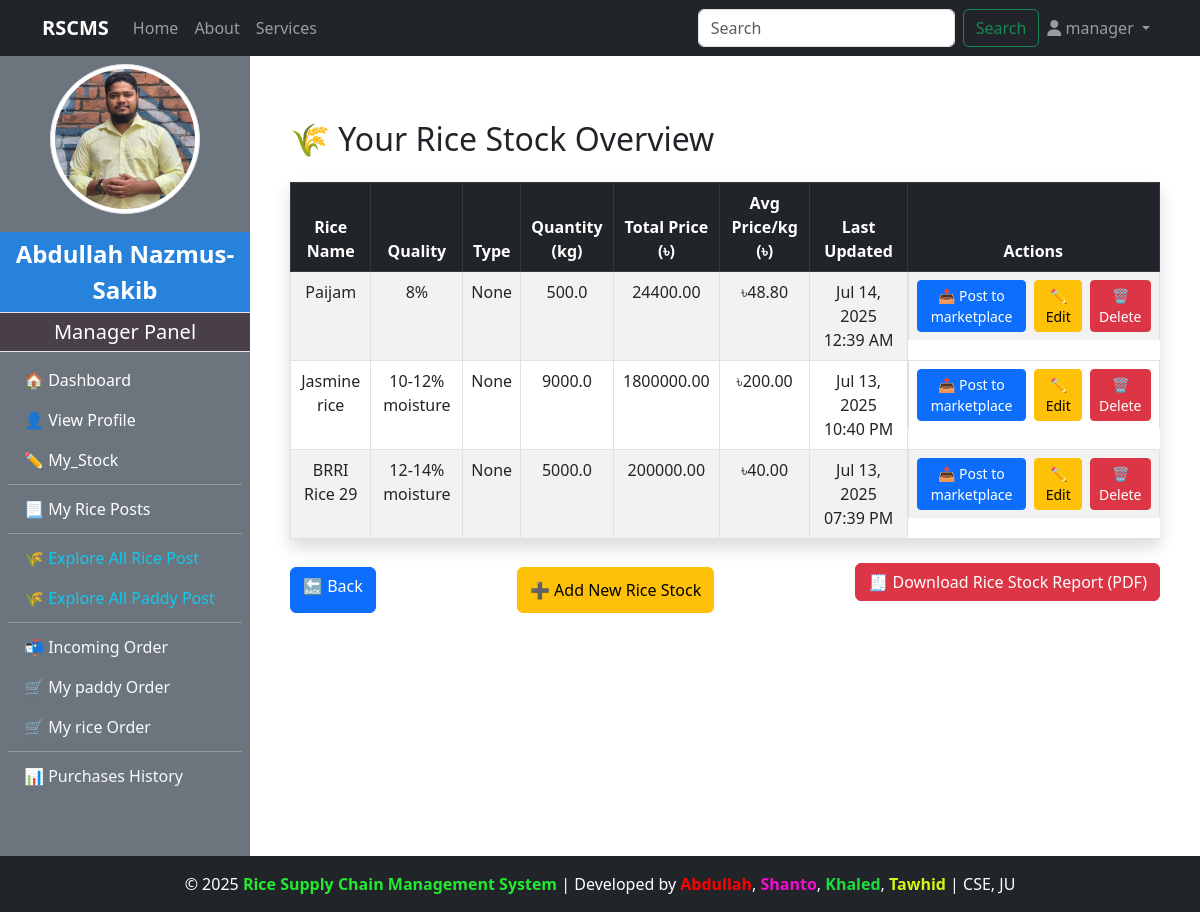
Page /manager/rice_stock_report/ (signed in) on the earlier database version.
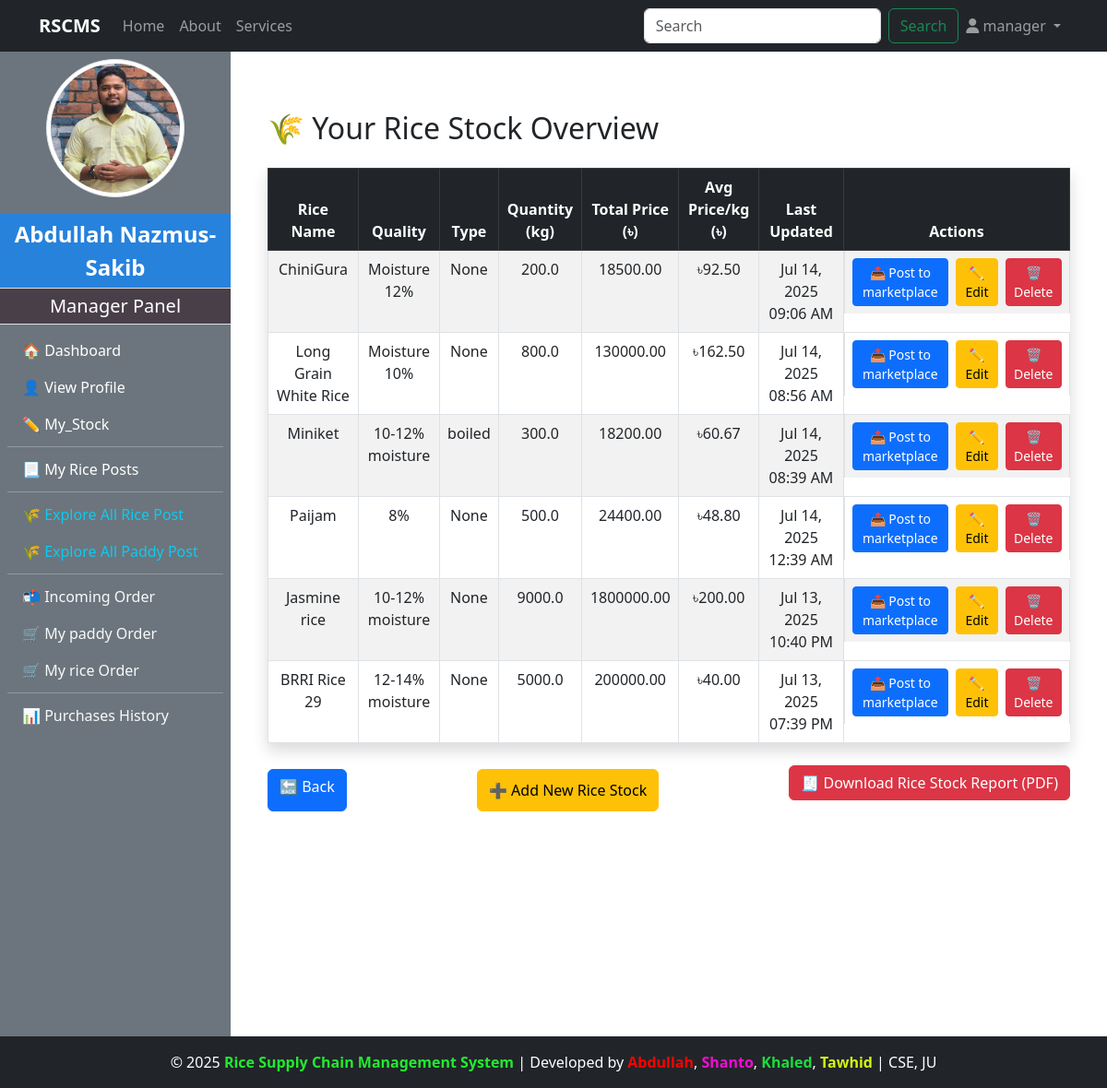
Same page on the later database version.
### manager/models.py (models this page shows, shortened)
class RiceStock(models.Model):
    manager = models.ForeignKey(
        CustomUser,
        on_delete=models.CASCADE,
        limit_choices_to={'role': 'manager'},
        related_name='rice_stock'
    )
    rice_name = models.CharField(max_length=100)
    quality = models.CharField(max_length=100, blank=True, null=True)
    rice_type = models.CharField(max_length=100, blank=True, null=True)
    stock_quantity = models.FloatField(help_text='In kg')
    total_price = models.DecimalField(
        max_digits=10,
        decimal_places=2,
        default=0,
        help_text="Total value of current stock"
    )
    average_price_per_kg = models.DecimalField(
        max_digits=6,
        decimal_places=2,
        default=0.00
    )
    description = models.TextField(blank=True, null=True)
    is_active = models.BooleanField(default=True)
    created_at = models.DateTimeField(auto_now_add=True)
    updated_at = models.DateTimeField(auto_now=True)
    class Meta:
        verbose_name = "Rice Stock"
        verbose_name_plural = "Rice Stocks"

### manager/views.py (the view)
# urls.py: path("rice_stock_report/",views.rice_stock_report,name="rice_stock_report"),
def rice_stock_report(request):
    rice_stocks = RiceStock.objects.filter(manager=request.user).order_by('-updated_at')
    context = {
        'rice_stocks':rice_stocks,
    }
    return render(request, "manager/stock/rice_stock_report.html",context)

### admin_panel/context_processors.py (called while the page is built)
def admin_profile(request):
    if request.user.is_authenticated:
        try:
            admin = AdminProfile.objects.get(user=request.user)
            return {'admin': admin}
        except AdminProfile.DoesNotExist:
            return {}
    return {}

### customer/context_processors.py (called while the page is built)
def customer_profile(request):
    if request.user.is_authenticated:
        try:
            customer = CustomerProfile.objects.get(user=request.user)
            return {'customer': customer}
        except CustomerProfile.DoesNotExist:
            return {}
    return {}

### manager/context_processors.py (called while the page is built)
def manager_profile(request):
    if request.user.is_authenticated:
        try:
            manager = ManagerProfile.objects.get(user=request.user)
            return {'manager': manager}
        except ManagerProfile.DoesNotExist:
            return {}
    return {}

### manager/templates/manager/stock/rice_stock_report.html (shortened to what this page needs)
{% extends "base.html" %}
{% block content %}
<div class="container mt-5">
    <h2 class="mb-4">🌾 Your Rice Stock Overview</h2>
    {% if rice_stocks %}
        <table class="table table-bordered table-hover table-striped shadow">
            <thead class="table-dark text-center">
                <tr>
                    <th>Rice Name</th>
                    <th>Quality</th>
                    <th>Type</th>
                    <th>Quantity (kg)</th>
                    <th>Total Price (৳)</th>
                    <th>Avg Price/kg (৳)</th>
                    <th>Last Updated</th>
                    <th>Actions</th>
                </tr>
            </thead>
            <tbody class="text-center">
                {% for stock in rice_stocks %}
                <tr>
                    <td>{{ stock.rice_name }}</td>
                    <td>{{ stock.quality }}</td>
                    <td>{{ stock.rice_type }}</td>
                    <td>{{ stock.stock_quantity }}</td>
                    <td>{{ stock.total_price }}</td>
                    <td>৳{{ stock.average_price_per_kg }}</td>
                    <td>{{ stock.updated_at|date:"M d, Y h:i A" }}</td>
                    <td class="d-flex justify-content-center gap-2">
                        <form action="{% url 'create_rice_post' stock.id %}" method="get">
                            <button type="submit" class="btn btn-sm btn-primary">📤 Post to marketplace</button>
                        </form>
                        <button class="btn btn-sm btn-warning" data-bs-toggle="modal" data-bs-target="#editModal{{ stock.id }}">
                            ✏️ Edit
                        </button>
                        <button class="btn btn-sm btn-danger" data-bs-toggle="modal" data-bs-target="#deleteModal{{ stock.id }}">
                            🗑️ Delete
                        </button>
                    </td>
                </tr>
                {% endfor %}
            </tbody>
        </table>
    {% else %}
        <div class="alert alert-warning">No rice stock available.</div>
    {% endif %}
    <div class="mt-4 d-flex justify-content-between">
        <a href="{% url 'manager_stock_management' %}" class="btn btn-primary my-1">🔙 Back</a>
        <button class="btn btn-warning my-1" data-bs-toggle="modal" data-bs-target="#addRiceModal">
            ➕ Add New Rice Stock
        </button>
        <form action="{% url 'download_rice_stock_report' %}" method="get" class="mb-3">
            <button type="submit" class="btn btn-danger">
                🧾 Download Rice Stock Report (PDF)
            </button>
        </form>
    </div>
</div>
{% endblock %}

Differences in the rows shown:
added RiceStock: rice_name "ChiniGura", quality "Moisture 12%", rice_type "None", stock_quantity "200.0", total_price "18500.00", average_price_per_kg "92.50", updated_at "Jul 14, 2025 09:06 AM"
added RiceStock: rice_name "Long Grain White Rice", quality "Moisture 10%", rice_type "None", stock_quantity "800.0", total_price "130000.00", average_price_per_kg "162.50", updated_at "Jul 14, 2025 08:56 AM"
added RiceStock: rice_name "Miniket", quality "10-12% moisture", rice_type "boiled", stock_quantity "300.0", total_price "18200.00", average_price_per_kg "60.67", updated_at "Jul 14, 2025 08:39 AM"
